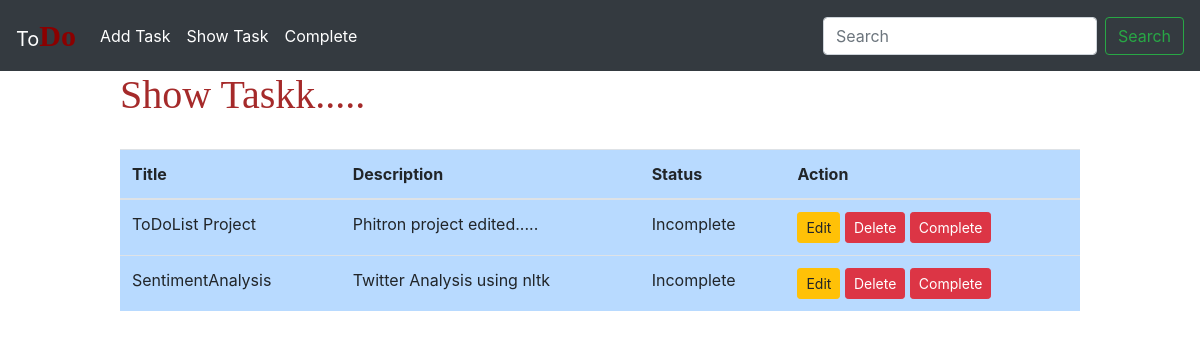
The page / on the database its author committed.
### first_app/models.py (models this page shows)
class ToDoListModel(models.Model):
    taskTitle = models.CharField(max_length=200)
    taskDescription = models.TextField()
    is_completed = models.BooleanField(default=False)
    def __str__(self):
        return self.taskTitle

### first_app/views.py (the view)
# urls.py: path('', show_task, name='showTask'),
def show_task(request):
    list = ToDoListModel.objects.filter(is_completed=False)
    print(list)
    return render(request, 'show_task.html', {'data':list})

### first_app/templates/show_task.html (shortened to what this page needs)
{% extends 'base.html' %}
{% block content %}
<div style="width: 80%; margin: auto;">
  <h1 style="color: brown; font-family:cursive; margin-bottom: 30px;">Show Taskk.....
  </h1>
  {% if data %}
  <table class="table table-hover table-primary">
    <thead>
      <tr>
        <th scope="col">Title</th>
        <th scope="col">Description</th>
        <th scope="col">Status</th>
        <th scope="col">Action</th>
      </tr>
    </thead>
    <tbody>
      {% for item in data %}
      <tr>
        <td>{{item.taskTitle}}</td>
        <td>{{item.taskDescription}}</td>
        <td>
          {% if not item.is_completed %}
          Incomplete
          {% else %}
          Completed
          {% endif %}
      </td>
        <td>
          <a href="{% url 'editTask'  item.id %}" class="btn btn-warning btn-sm">Edit</a>
          <a href="{% url 'deleteTask' item.id %}" class="btn btn-danger btn-sm">Delete</a>
          <a href="{% url 'completeTask' item.id %}" class="btn btn-danger btn-sm">Complete</a>
        </td>
      </tr>
      {% endfor %}
    </tbody>
  </table>
  {% endif %}
</div>
{% endblock %}

### rows shown on the page
ToDoListModel: taskTitle "ToDoList Project", taskDescription "Phitron project edited.....", is_completed "Incomplete"
ToDoListModel: taskTitle "SentimentAnalysis", taskDescription "Twitter Analysis using nltk", is_completed "Incomplete"
